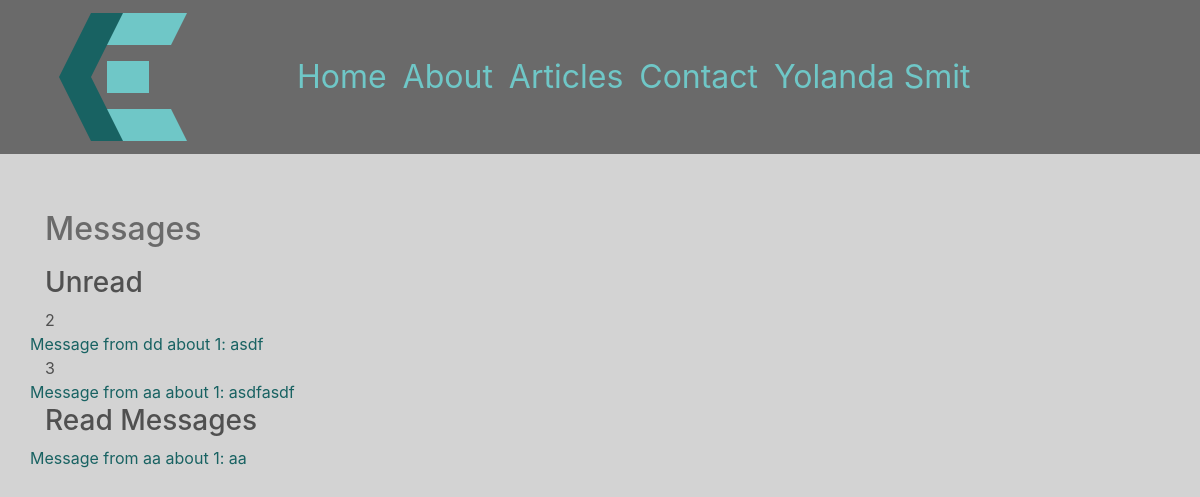
Screenshot of /read/messages (signed in) with the database file from the repository.
### chrissmit/services/db_models.py (models this page shows, shortened)
class User(db.Model, UserMixin):
    id = db.Column(db.Integer, primary_key=True, )
    authorization_level = db.Column(db.String(60), nullable=False, )
    linkedin = db.Column(db.String(100),)
    full_name = db.Column(db.String(45), unique=False, nullable=False,)
    twitter_handle = db.Column(db.String(20), unique=True, nullable=True,)
    email = db.Column(db.String(120), unique=True, nullable=False, )
    image_file = db.Column(db.String(20), nullable=False, default='default.svg', )
    password = db.Column(db.String(60), nullable=False, )
    articles = db.relationship('Article', backref='author', lazy=True)
    edits = db.relationship('ArticleEdits', backref='author', lazy=True)
    content = db.Column(db.Text, nullable=False)

class Messages(db.Model):
    id = db.Column(db.Integer, primary_key=True)
    name = db.Column(db.String(100), nullable=False)
    email = db.Column(db.String(120), nullable=False)
    reason = db.Column(db.Integer, db.ForeignKey('reasons.id'))
    content = db.Column(db.Text, nullable=False)
    def __repr__(self):
        return f'Message from {self.name} about {self.reason}: {self.content}'

### chrissmit/views/maintenance_views.py (the view)
@blueprint.route('/read/messages')
@login_required
def read_messages():
    recent_articles = article.get_last(4)
    read_messages = messages.get_read()
    unread_messages = messages.get_unread()
    return render_template(
        template_name_or_list=f'maintenance/messages.html',
        recent_articles=recent_articles,
        read_messages=read_messages,
        unread_messages=unread_messages,
    )

### chrissmit/services/article.py (called while the page is built)
def get_last(number=4, desc=True):
    full_article = full_article_data()
    if desc:
        return full_article.filter(Article.is_released==True).order_by(Article.posted.desc()).limit(number).all()
    return full_article.filter(Article.is_released==True).limit(number).all()

def full_article_data():
    fields = full_data_fields()
    return fields.join(
        ArticleEdits,
        Article.current_edit_id == ArticleEdits.id,
    ).join(
        User,
        Article.author_id == User.id
    )

def full_data_fields():
    return db.session.query(
        ArticleEdits.id,
        ArticleEdits.article_id,
        Article.posted,
        Article.edited,
        Article.is_released,
        Article.author_id,
        Article.current_edit_id,
        ArticleEdits.title,
        ArticleEdits.preview,
        ArticleEdits.content,
        ArticleEdits.image_file,
        ArticleEdits.user_id,
        ArticleEdits.is_edited,
        ArticleEdits.is_ready_for_release,
        ArticleEdits.edited,
        Article.author_id,
        User.full_name,
    )

### chrissmit/services/db_models.py (called while the page is built)
@login_manager.user_loader
def load_user(user_id):
    return User.query.get(int(user_id))

### chrissmit/services/messages.py (called while the page is built)
def get_read():
    return Messages.query.filter(
        Messages.id == Read.message_id,
    ).all()

def get_unread():
    return Messages.query.filter(
        Messages.id != Read.message_id,
    ).all()

### chrissmit/templates/maintenance/messages.html (shortened to what this page needs)
{% extends "shared/_layout.html" %}
{% block main_content %}
<div class="main_content">
    <h2>Messages</h2>
    {% if read_messages %}
        <h3>Unread</h3>
        {%  for message in unread_messages %}
        {{ message.id }}
            <div class="row">
                <a href="#">
                    {{ message }}
                </a>
            </div>
        {% endfor %}
    {% endif %}
    {% if read_messages %}
    <h3>Read Messages</h3>
    {%  for message in read_messages %}
        <div class="row">
            <a href="#">
                {{ message }}
            </a>
        </div>
    {% endfor %}
{% endif %}
</div>
{%  endblock %}

### chrissmit/templates/shared/_layout.html (shortened to what this page needs)
<!DOCTYPE html>
<html lang="en">
<head>
<!DOCTYPE html>
<html lang="en">
<head>
    <link rel="stylesheet"
          href="https://stackpath.bootstrapcdn.com/bootstrap/4.1.3/css/bootstrap.min.css"
>
    <link rel="stylesheet" href="/static/css/site.css">
</head>
<body>
<div class="nav-outer fixed-top">
    <div class="container menu">
        <nav class="navbar navbar-expand-lg col-sm-12">
            <div class="row">
                <button class="navbar-toggler logo" type="button" data-toggle="collapse" data-target="#navbarNavDropdown " id="logo">
                    <img src="../../../static/img/logo.svg">
                </button>
            </div>
            <div class="col-sm-9">
                <div class="collapse navbar-collapse" id="navbarNavDropdown">
                    <ul class="navbar-nav">
                        <li class="nav-item"><a class="nav-link" href="{{ url_for('navigation.index') }}">Home</a></li>
                        <li class="nav-item"><a class="nav-link" href="{{ url_for('navigation.about') }}">About</a></li>
                        <li class="nav-item">
                           <div class="dropdown show">
                              <a class="nav-link"
                                 href="#" role="button"
                                 id="dropdownMenuLink"
                                 data-toggle="dropdown"
                                 aria-haspopup="true"
                                 aria-expanded="false">Articles</a>
                              </div>
                        <li class="nav-item"><a class="nav-link" href="{{ url_for('navigation.contact') }}">Contact</a></li>
                        {% if current_user.is_authenticated %}
                        <li class="nav-item">
                            <div class="dropdown show">
                               <a class="nav-link"
                                  href="#" role="button"
                                  id="dropdownMenuLink"
                                  data-toggle="dropdown"
                                  aria-haspopup="true"
                                  aria-expanded="false">{{ current_user.full_name }}</a>
                               </div>
                        {% endif %}
                    </ul>
                </div>
        </div>
        </nav>
    </div>
</div>
<div class="main_content container">
    <div class="row">
        <div class="col-md-10">
            {% block main_content %}
            {% endblock %}
        </div>
    </div>
</div>
</body>
</html>

### chrissmit/static/css/site.css (style rules this page uses)
html { background-color: lightgray; }
body { background-color: lightgray; }
.main_content { margin-top: 100px; color: rgba(80,80,80,1); background-color: lightgray; border: 2px height: 100%; }
h2 { color: rgba(80,80,80,0.80); padding-top: 10px; padding-bottom: 10px; }
.nav-outer { background-color: rgba(80,80,80,0.80); width: 100%; }
nav { font-size: 2rem; margin-left: 0px; margin-right: auto; }
.nav-link { color: #6FC7C7; text-align: left; margin-left: auto; margin-right: 0px; width: 100% }
a { color: #186262; }
#logo { display: inline-block; }
.collapse:not(.show) { float: right; }

### rows the page displays
User: full_name "Yolanda Smit"
Messages: id "2", name+reason+content "Message from dd about 1: asdf"
Messages: id "3", name+reason+content "Message from aa about 1: asdfasdf"
Messages: name+reason+content "Message from aa about 1: aa"
